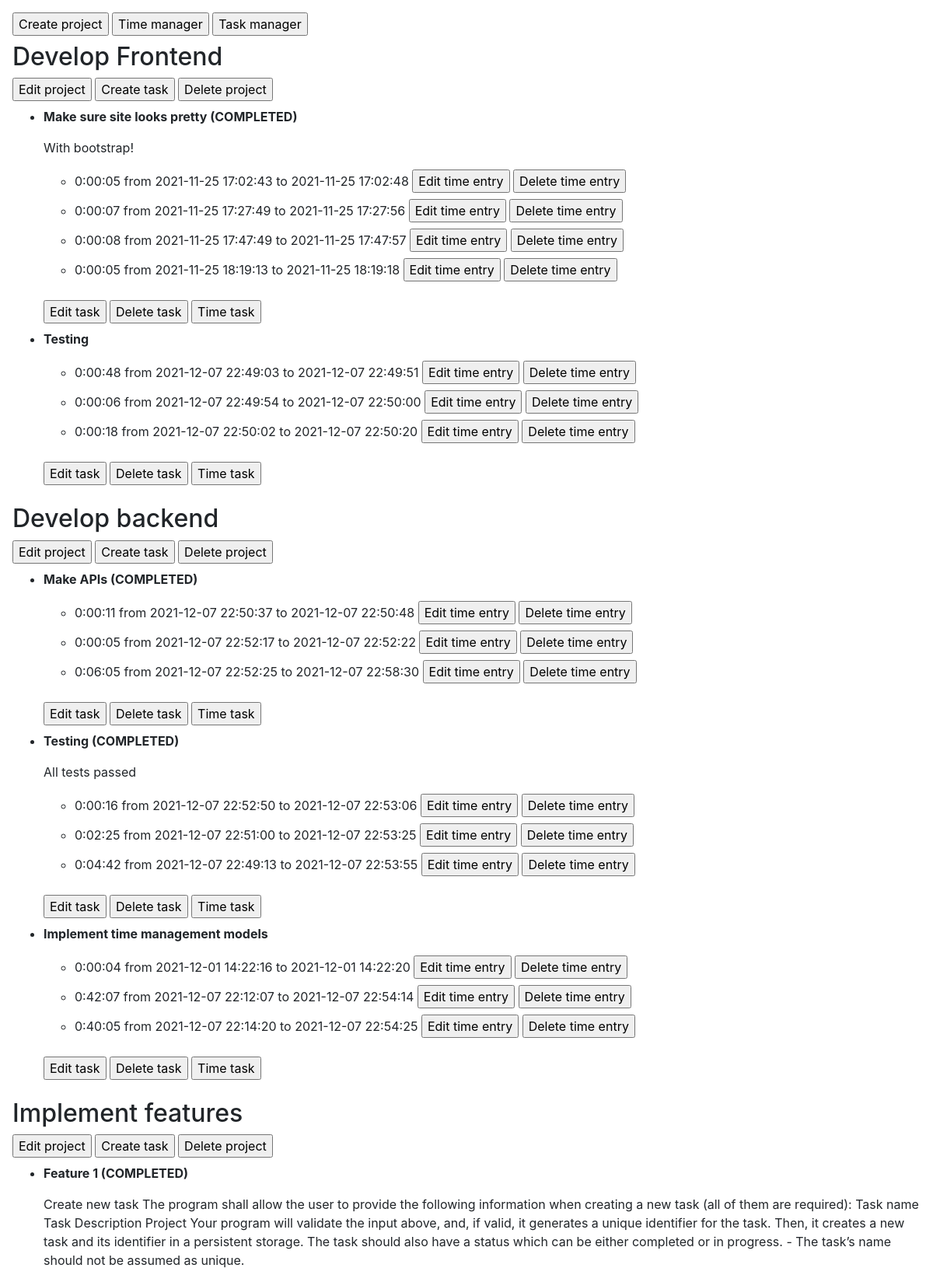
Page /gtd/ (upper part) on the committed database.
### gtd/models.py (models this page shows, shortened)
class Project(models.Model):
    name = models.CharField(max_length=100)
    class Meta:
        verbose_name = 'project'
        verbose_name_plural = 'projects'

class Task(models.Model):
    project = models.ForeignKey(Project, on_delete=models.CASCADE)
    name = models.CharField(max_length=100)
    description = models.TextField(blank=True)
    completed = models.BooleanField()
    class Meta:
        verbose_name = 'task'
        verbose_name_plural = 'tasks'

class TimeEntry(models.Model):
    task = models.ForeignKey(Task, on_delete=models.CASCADE)
    start = models.DateTimeField()
    end = models.DateTimeField()
    class Meta:
        verbose_name = 'time entry'
        verbose_name_plural = 'time entries'
    def __str__(self):
        format = '%Y-%m-%d %H:%M:%S'
        tz = get_current_timezone()
        duration_str = str(self.duration()).split('.')[0]
        start_str = self.start.astimezone(tz).strftime(format)
        end_str = self.end.astimezone(tz).strftime(format)
        return f'{duration_str} from {start_str} to {end_str}'
    def meta(self):
        return self._meta
    def duration(self):
        return self.end - self.start

### gtd/views.py (the view)
# urls.py: path('', views.IndexView.as_view(), name='index'),
class IndexView(ListView):
    template_name = "gtd/index.html"
    context_object_name = "project_and_tasks_list"
    def get_queryset(self):
        queryset = dict()
        for project in Project.objects.all().iterator():
            queryset[project.id] = (project, [], [])
        for task in Task.objects.all().iterator():
            queryset[task.project.id][1].append(task)
            queryset[task.project.id][2].append(
                list(TimeEntry.objects.filter(task__id=task.id))
            )
        return [
            (project, list(zip(tasks, time_entries)))
            for (project, tasks, time_entries) in queryset.values()
        ]

### gtd/templates/gtd/index.html (shortened to what this page needs)
{% extends 'gtd/base.html' %}
{% block content %}
    <form method="GET" action="{% url 'create-project' %}">{% csrf_token %}<input type="submit" value="Create project"></form>
    <form method="GET" action="{% url 'time-manager' %}">{% csrf_token %}<input type="submit" value="Time manager"></form>
    <form method="GET" action="{% url 'task-manager' %}">{% csrf_token %}<input type="submit" value="Task manager"></form>
    {% if project_and_tasks_list %}
        {% for project, task_time_entries_list in project_and_tasks_list %}
            <h2>{{ project.name }}</h1>
            <div>
                <form method="GET" action="{% url 'update-project' project.id %}">{% csrf_token %}<input type="submit" value="Edit project"></form>
                <form method="GET" action="{% url 'create-task' project.id %}">{% csrf_token %}<input type="submit" value="Create task"></form>
                <form method="GET" action="{% url 'delete-project' project.id %}">{% csrf_token %}<input type="submit" value="Delete project"></form>
            </div>
            <ul>
            {% for task, time_entries in task_time_entries_list %}
                <li>
                    <p style="font-weight: bold">
                        {{ task.name }}
                        {% if task.completed %}
                        (COMPLETED)
                        {% endif %}
                    </p>
                    {% if task.description %}
                        <p>{{ task.description }}</p>
                    {% endif %}
                    {% if time_entries %}
                        <ul>
                            {% for time_entry in time_entries %}
                                <li>
                                    {{ time_entry }}
                                    <form method="GET" action="{% url 'update-time-entry' project.id task.id time_entry.id %}">{% csrf_token %}<input type="submit" value="Edit {{ time_entry.meta.verbose_name }}"></form>
                                    <form method="GET" action="{% url 'delete-time-entry' project.id task.id time_entry.id %}">{% csrf_token %}<input type="submit" value="Delete {{ time_entry.meta.verbose_name }}"></form>
                                </li>
                            {% endfor %}
                        </ul>
                    {% endif %}
                    <div>
                        <form method="GET" action="{% url 'update-task' project.id task.id %}">{% csrf_token %}<input type="submit" value="Edit task"></form>
                        <form method="GET" action="{% url 'delete-task' project.id task.id %}">{% csrf_token %}<input type="submit" value="Delete task"></form>
                        <form method="GET" action="{% url 'create-time-entry' project.id task.id %}">{% csrf_token %}<input type="submit" value="Time task"></form>
                    </div>
                </li>
            {% endfor %}
            </ul>
        {% endfor %}
    {% else %}
        <p>No tasks or projects are available.</p>
    {% endif %}
{% endblock %}

### gtd/templates/gtd/base.html (shortened to what this page needs)
<!DOCTYPE html>
<html>
    <head>
        {% load bootstrap4 %}
        {% bootstrap_css %}
    </head>
    <body>
    {% block content %}{% endblock %}
    </body>
</html>

### gtd/templates/gtd/base.html (style rules this page uses)
body { padding: 1em; }
input { margin-bottom: .5em; }
form { display:inline; }
ul ul { margin-bottom: 1em; }

### rows in the picture
Project: name "Develop Frontend"
Task: name "Make sure site looks pretty", completed "(COMPLETED)", description "With bootstrap!"
TimeEntry: end+start "0:00:05 from 2021-11-25 17:02:43 to 2021-11-25 17:02:48", meta.verbose_name "Edit time entry", meta.verbose_name "Delete time entry"
TimeEntry: end+start "0:00:07 from 2021-11-25 17:27:49 to 2021-11-25 17:27:56", meta.verbose_name "Edit time entry", meta.verbose_name "Delete time entry"
TimeEntry: end+start "0:00:08 from 2021-11-25 17:47:49 to 2021-11-25 17:47:57", meta.verbose_name "Edit time entry", meta.verbose_name "Delete time entry"
TimeEntry: end+start "0:00:05 from 2021-11-25 18:19:13 to 2021-11-25 18:19:18", meta.verbose_name "Edit time entry", meta.verbose_name "Delete time entry"
Task: name "Testing"
TimeEntry: end+start "0:00:48 from 2021-12-07 22:49:03 to 2021-12-07 22:49:51", meta.verbose_name "Edit time entry", meta.verbose_name "Delete time entry"
TimeEntry: end+start "0:00:06 from 2021-12-07 22:49:54 to 2021-12-07 22:50:00", meta.verbose_name "Edit time entry", meta.verbose_name "Delete time entry"
TimeEntry: end+start "0:00:18 from 2021-12-07 22:50:02 to 2021-12-07 22:50:20", meta.verbose_name "Edit time entry", meta.verbose_name "Delete time entry"
Project: name "Develop backend"
Task: name "Make APIs", completed "(COMPLETED)"
TimeEntry: end+start "0:00:11 from 2021-12-07 22:50:37 to 2021-12-07 22:50:48", meta.verbose_name "Edit time entry", meta.verbose_name "Delete time entry"
TimeEntry: end+start "0:00:05 from 2021-12-07 22:52:17 to 2021-12-07 22:52:22", meta.verbose_name "Edit time entry", meta.verbose_name "Delete time entry"
TimeEntry: end+start "0:06:05 from 2021-12-07 22:52:25 to 2021-12-07 22:58:30", meta.verbose_name "Edit time entry", meta.verbose_name "Delete time entry"
Task: name "Testing", completed "(COMPLETED)", description "All tests passed"
TimeEntry: end+start "0:00:16 from 2021-12-07 22:52:50 to 2021-12-07 22:53:06", meta.verbose_name "Edit time entry", meta.verbose_name "Delete time entry"
TimeEntry: end+start "0:02:25 from 2021-12-07 22:51:00 to 2021-12-07 22:53:25", meta.verbose_name "Edit time entry", meta.verbose_name "Delete time entry"
TimeEntry: end+start "0:04:42 from 2021-12-07 22:49:13 to 2021-12-07 22:53:55", meta.verbose_name "Edit time entry", meta.verbose_name "Delete time entry"
Task: name "Implement time management models"
TimeEntry: end+start "0:00:04 from 2021-12-01 14:22:16 to 2021-12-01 14:22:20", meta.verbose_name "Edit time entry", meta.verbose_name "Delete time entry"
TimeEntry: end+start "0:42:07 from 2021-12-07 22:12:07 to 2021-12-07 22:54:14", meta.verbose_name "Edit time entry", meta.verbose_name "Delete time entry"
TimeEntry: end+start "0:40:05 from 2021-12-07 22:14:20 to 2021-12-07 22:54:25", meta.verbose_name "Edit time entry", meta.verbose_name "Delete time entry"
Project: name "Implement features"
Task: name "Feature 1", completed "(COMPLETED)", description "Create new task The program shall allow the user to provide the following information when creating a new task (all of them are required): Task name Task Description Project Your program will validate the input above, and, if valid, it generates a unique identifier for the task. Then, it creates a new task and its identifier in a persistent storage. The task should also have a status which can be either completed or in progress. - The task’s name should not be assumed as unique."
